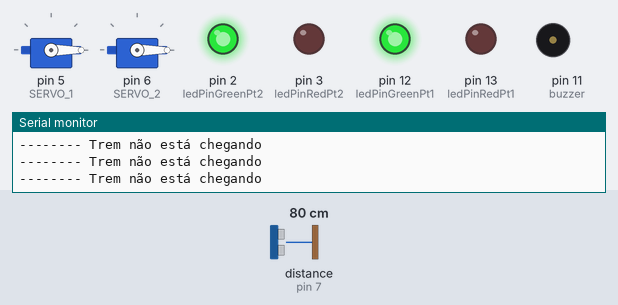
The sketch below on a simulated Arduino Uno, built with avr-gcc and run on an emulated ATmega328P. Shown: 2 × servo, output pins drawn as LEDs (lit = HIGH), buzzer (waves = sounding), the last lines printed to the serial monitor. The test bench sets the inputs (shaded band); at power-on: distance to the obstacle (sensor on pin 7) 80 cm. The echo pulse lasts 58.3 µs per cm.

Above: at 1.2 s.
1.3 s: distance to the obstacle (sensor on pin 7) set to 11 cm
2.8 s: distance to the obstacle (sensor on pin 7) set to 8 cm
At 3.7 s:
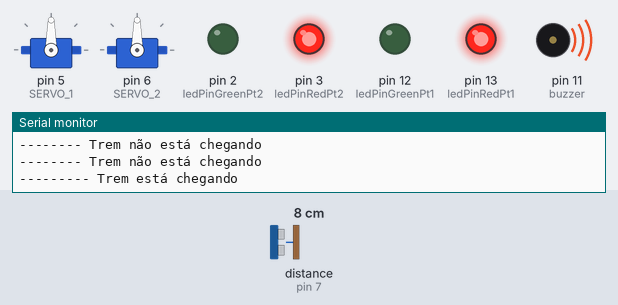
At 7.3 s:
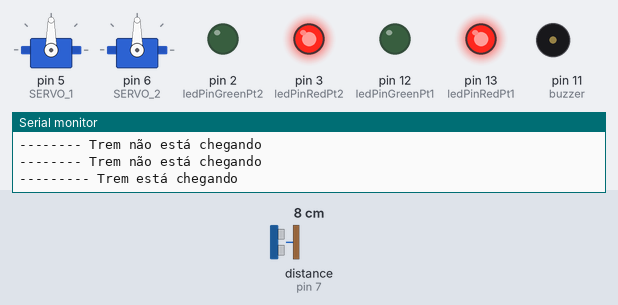
Timing chart, 0 to 8.8 s (numbered marks = the images above; inputs shaded):
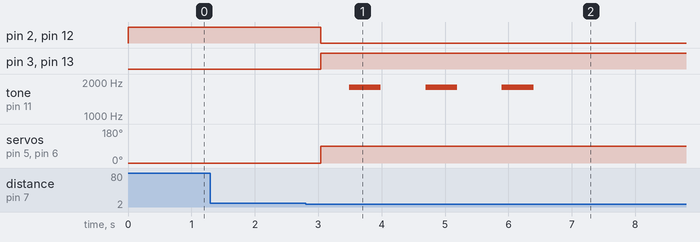

The sketch:

trilho.ino
```cpp
#include <Ultrasonic.h>
#include <Servo.h>

#define SERVO_1 5
#define SERVO_2 6
#define TIME_ATTACHMENT 1000
#define PINO_TRIGGER 8
#define PINO_ECHO 7

Servo servo_1;
Servo servo_2;
int pos;

int buzzer = 11;
int ledPinGreenPt1 = 12;
int ledPinRedPt1 = 13;
int ledPinGreenPt2 = 2;
int ledPinRedPt2 = 3;

Ultrasonic ultrasonic(PINO_TRIGGER, PINO_ECHO);


struct LastTrainPassed
{
  bool HasValue;
  unsigned long Value;
};

LastTrainPassed lastTrainPassedTimestamp;

bool alarmIsPlaying = false;

void setup()
{
  servo_1.attach(SERVO_1);
  servo_2.attach(SERVO_2);

  Serial.begin(9600);

  pinMode(ledPinGreenPt1, OUTPUT);
  pinMode(ledPinRedPt1, OUTPUT);
  pinMode(ledPinGreenPt2, OUTPUT);
  pinMode(ledPinRedPt2, OUTPUT);

  pinMode(buzzer, OUTPUT);

  servo_1.write(0);
  servo_2.write(0);
  lastTrainPassedTimestamp.HasValue = false;
  lastTrainPassedTimestamp.Value = 0;
}

void alarm(int frequencyMin, int frequencyTotal)
{
  for (int frequency = frequencyMin; frequency < frequencyTotal; frequency += 10)
  {
    tone(buzzer, frequency, 500);
    delay(3);
  }
  delay(750);
}

void loop()
{
  float cmMsec = ultrasonic.distanceRead(CM);
  unsigned long currentTime = millis();
  unsigned long difference = lastTrainPassedTimestamp.HasValue ? (currentTime - lastTrainPassedTimestamp.Value) / 1000 : 0;
  bool trainIsComing = cmMsec > 1 && cmMsec < 10;

  if (trainIsComing)
  {
    Serial.println("--------- Trem está chegando");
    digitalWrite(ledPinGreenPt1, LOW);
    digitalWrite(ledPinGreenPt2, LOW);
    digitalWrite(ledPinRedPt1, HIGH);
    digitalWrite(ledPinRedPt2, HIGH);
    if (!lastTrainPassedTimestamp.HasValue)
    {
      servo_1.write(90);
      servo_2.write(90);
      alarm(300, 1800);
      alarm(300, 1800);
      alarm(300, 1800);
    }
    lastTrainPassedTimestamp.HasValue = true;
    lastTrainPassedTimestamp.Value = millis();
    delay(1000);
    return;
  }

  if ((lastTrainPassedTimestamp.HasValue && difference < 7))
  {
    Serial.println("-------- Trem passando");
    tone(buzzer, 1000, 500);
    delay(100);
    return;
  }

  if (lastTrainPassedTimestamp.HasValue && difference > 7)
  {
    Serial.println("-------- Trem passou");
    lastTrainPassedTimestamp.HasValue = false;
    return;
  }

  if (!trainIsComing)
  {
    Serial.println("-------- Trem não está chegando");
    servo_1.write(0);
    servo_2.write(0);
    digitalWrite(ledPinGreenPt1, HIGH);
    digitalWrite(ledPinGreenPt2, HIGH);
    digitalWrite(ledPinRedPt1, LOW);
    digitalWrite(ledPinRedPt2, LOW);
    delay(300);
    return;
  }

  delay(500);
  Serial.println("Fim do loop");
  return;
}
```

Measured:
- the behaviour switches between 10 and 9 cm on distance to the obstacle (sensor on pin 7) (found by bisection; images 0 and 1)
- after the input at 2.8 s, pin 2 (ledPinGreenPt2): HIGH → LOW after 0.24 s; pin 3 (ledPinRedPt2): LOW → HIGH after 0.24 s
